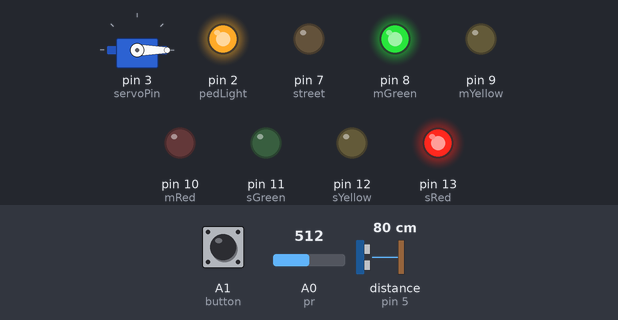
This sketch was run on a simulated Arduino Uno, built with avr-gcc and run on an emulated ATmega328P. Parts: servo, output pins drawn as LEDs (lit = HIGH). Wiring (inferred from the names in the program): ultrasonic range finder: trigger pin 6; echo pin 5. The inputs (shaded band) are chosen by the test bench; at power-on: distance to the obstacle (sensor on pin 5) 80 cm, A0 (pr) = 512, A1 (button) LOW. The echo pulse lasts 58.3 µs per cm; pins used as bus, display or sensor lines are not drawn.

Above: at 1.2 s.
1.3 s: distance to the obstacle (sensor on pin 5) set to 153 cm
At 3.41 s:
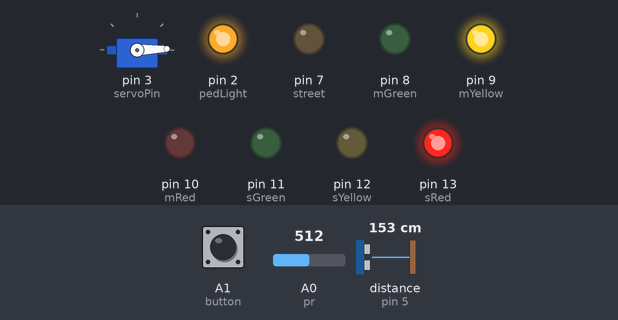
4.3 s: A0 (pr) set to 156
7.3 s: A0 (pr) set to 138
At 7.9 s:
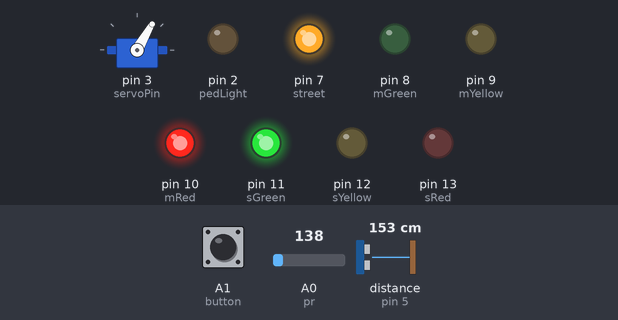
10.3 s: distance to the obstacle (sensor on pin 5) set to 148 cm
At 11.9 s:
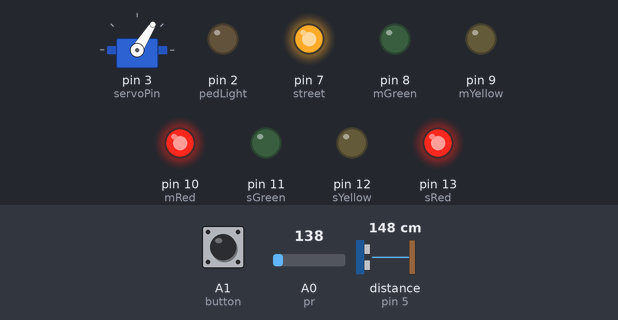
13.3 s: A0 (pr) set to 160
At 13.53 s:
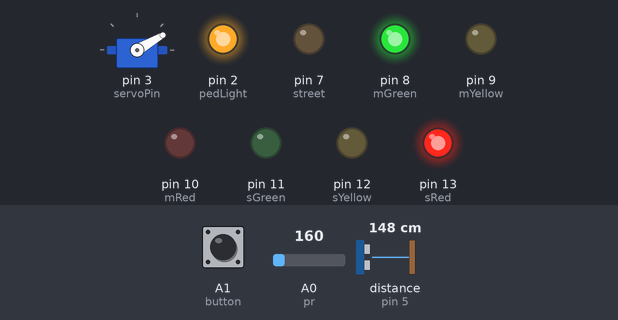
16.3 s: A0 (pr) set to 140
At 19.5 s:
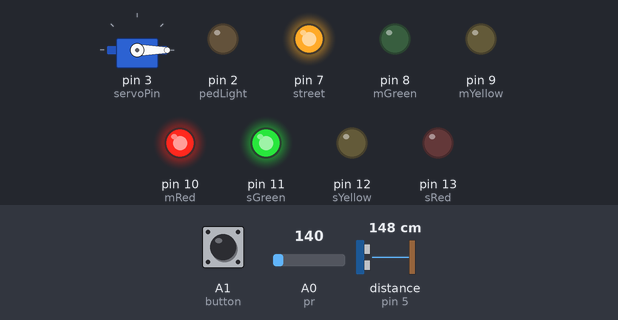
Timing chart, 0 to 25.6 s (numbered marks = the images above; inputs shaded):
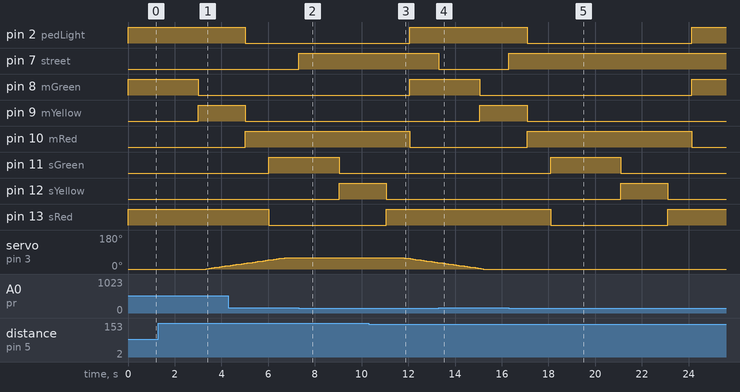

The sketch:

Traffic_Light.ino
```cpp
#include <IRremote.h>

#include <Servo.h>


/**
 * Name: Ray Wang, Robin Li
 * Date: May 17, 2022
 * Teacher: Mr. Wong (TEJ3MP)
 * Purpose: This program runs a T-intersection traffic light system
 *       while constantly checking for the light level for a streetlight
 *      independently of the traffic light system.
 */

/**
 * Variables to declare the pins of the side (left/right) traffic lights.
 */
int sRed = 13;
int sYellow = 12;
int sGreen = 11;

/**
 * Variables to declare the pins of the middle traffic lights.
 */
int mRed = 10;
int mYellow = 9;
int mGreen = 8;

/**
 * Variables to declare the pins of the photoresistor and streetlight.
 */
int pr = A0;
int street = 7;

/**
 * Variables to declare the time durations of each light.
 */
int yDelay = 2000; //Duration for a yellow light.
int gDelay = 3000; //Gap between when all lights are red and one turns green.
int rDelay = 1000; //Duration for a red light (and the complementary green light).

int redMillisParallel = rDelay;
int yellowMillisParallel = yDelay;
int greenMillisParallel = gDelay;

int redMillisAcross = rDelay;
int yellowMillisAcross = yDelay;
int greenMillisAcross = gDelay;

/**
 * Variable to store the previous time to allow tracking of time passed.
 */
unsigned long prevMillis = 0;

/**
 * Variable to store which phase "p" of the traffic light system is currently running
 * so that the program uses the correct delay and has the correct lights turned on.
 */
int p = 1;

//variables for ultrasonic sensor
int trigPin = 6;
int echoPin = 5;
unsigned long duration;
double distance;

//variable for IR sensor
int irSensor = 4;
int irSensorValue = -1;
bool isRemoteOn = false;
bool isIrRunning = false;
unsigned long prevMillisServoIR = 0;

//variables for servo
unsigned long prevMillisServo = 0;
int degreeCount = 0;
int servoPin=3;
int ps = 0;
Servo gate;

//variables for pedestrian light
int pedLight = 2;
int pedLightValue;
int cycleCount = 0;
int lightWhenPressed;

//variables for button
int button = A1;


/**
 * Method to initialize the LEDs and the LDR.
 */
void setup()
{
  Serial.begin(115200);
  pinMode(sRed, OUTPUT);
  pinMode(sYellow, OUTPUT);
  pinMode(sGreen, OUTPUT);

  pinMode(mRed, OUTPUT);
  pinMode(mYellow, OUTPUT);
  pinMode(mGreen, OUTPUT);

  pinMode(pr, INPUT);
  pinMode(street, OUTPUT);
  //Serial.begin(9600);

  writeStates(LOW, LOW, HIGH, LOW, HIGH, LOW, HIGH); //Sets initial light sequence

  //ultrasonic sensor setup
  pinMode(trigPin,OUTPUT);
  pinMode(echoPin,INPUT);

  pinMode(irSensor,INPUT);
  IrReceiver.begin(irSensor);

  pinMode(servoPin,OUTPUT);
  gate.attach(servoPin);
  gate.write(0);
  pinMode(pedLight,OUTPUT);

  pinMode(button,INPUT);

}

/**
 * Method to run the traffic/streetlights constantly.
 */
void loop()
{
  readPedLight();
  setTimings();
  trafficLight();
  streetLight();
  readIR();

  if(!isIrRunning){
    ultrasonicSensor();
  	distanceCheck();
    servo();
  }
  if(isIrRunning) updateIR();

  gate.write(degreeCount);
  delay(10);

}

void readPedLight(){
  if(pedLightValue == LOW){
    pedLightValue = digitalRead(button);
  }
}

void setTimings(){
  if(pedLightValue == HIGH){
    if(cycleCount == 0){
      cycleCount = 1;
      if(p == 1) lightWhenPressed = 3;
      else if(p == 2) lightWhenPressed = 2;
      else lightWhenPressed = 1;
    }

    if(lightWhenPressed == 1){
      if(cycleCount == 1){
		redMillisParallel = rDelay * 0.5;
        yellowMillisParallel = yDelay;
        greenMillisParallel = gDelay;

        redMillisAcross = rDelay;
        yellowMillisAcross = yDelay;
        greenMillisAcross = gDelay;
      }
      else if(cycleCount ==2){
        redMillisParallel = rDelay;
        yellowMillisParallel = yDelay*0.5;
        greenMillisParallel = gDelay*1.5;

        redMillisAcross = rDelay;
        yellowMillisAcross = yDelay;
        greenMillisAcross = gDelay;
      }
    }else if(lightWhenPressed == 2){
      if(cycleCount == 1){
		redMillisParallel = rDelay;
        yellowMillisParallel = yDelay * 0.5;
        greenMillisParallel = gDelay;

        redMillisAcross = rDelay;
        yellowMillisAcross = yDelay;
        greenMillisAcross = gDelay;
      }
      else if(cycleCount ==2){
        redMillisParallel = rDelay;
        yellowMillisParallel = yDelay;
        greenMillisParallel = gDelay*1.5;

        redMillisAcross = rDelay;
        yellowMillisAcross = yDelay;
        greenMillisAcross = gDelay;
      }
    }else if(lightWhenPressed == 3){
      if(cycleCount == 1){
		redMillisParallel = rDelay;
        yellowMillisParallel = yDelay;
        greenMillisParallel = gDelay;

        redMillisAcross = rDelay;
        yellowMillisAcross = yDelay;
        greenMillisAcross = gDelay;
      }
      else if(cycleCount ==2){
        redMillisParallel = rDelay * 0.5;
        yellowMillisParallel = yDelay * 0.5;
        greenMillisParallel = gDelay*1.5;

        redMillisAcross = rDelay;
        yellowMillisAcross = yDelay;
        greenMillisAcross = gDelay;
      }
    }else if(pedLightValue == LOW){
        redMillisParallel = rDelay;
        yellowMillisParallel = yDelay;
        greenMillisParallel = gDelay;

        redMillisAcross = rDelay;
        yellowMillisAcross = yDelay;
        greenMillisAcross = gDelay;
    }
  }

}
/**
 * Method to run the traffic lights by checking if its
 * on the correct part of the phase "p" and if the time required
 * for the phase has passed.
 */
void trafficLight() {
  if (p == 1 && wait(greenMillisParallel))
    writeStates(LOW, LOW, HIGH, HIGH, LOW, LOW, HIGH);
  if (p == 2 && wait(yellowMillisParallel))
    writeStates(LOW, LOW, HIGH, LOW, LOW, HIGH, LOW);
  if (p == 3 && wait(redMillisParallel))
    writeStates(LOW, HIGH, LOW, LOW, LOW, HIGH, LOW);
  if (p == 4 && wait(greenMillisAcross))
    writeStates(HIGH, LOW, LOW, LOW, LOW, HIGH, LOW);
  if (p == 5 && wait(yellowMillisAcross))
    writeStates(LOW, LOW, HIGH, LOW, LOW, HIGH, LOW);
  if (p == 6 && wait(redMillisAcross))
    writeStates(LOW, LOW, HIGH, LOW, HIGH, LOW, HIGH);
}

/**
 * Helper method to check if the time specified has passed, then
 * changes the light sequence to run the next phase and returns true.
 */
bool wait(int t) {
  unsigned long time = millis();
  if(time-prevMillis >= t) {
    prevMillis = time;

    if(p >= 6) {
      p = 1;
    } else {
      p++;
    }

    return true;
  } else return false;
}

/**
 * Helper Method to turn on/off the LEDs.
 */
void writeStates(int sY, int sG, int sR, int mY, int mG, int mR, int ped) {
  digitalWrite(sYellow, sY);
  digitalWrite(sGreen, sG);
  digitalWrite(sRed, sR);
  digitalWrite(mYellow, mY);
  digitalWrite(mGreen, mG);
  digitalWrite(mRed, mR);
  digitalWrite(pedLight,ped);
}

/**
 * Method to check the light level and turn on/off the streetlight.
 * If the light level is below a threshold, then the streetlight will
 * turn on; otherwise it will remain off.
 */
void streetLight() {
  //Serial.println(analogRead(pr));
  if(analogRead(pr) < 150) {
    digitalWrite(street, HIGH);
  } else {
    digitalWrite(street, LOW);
  }
}

void distanceCheck(){
  //Serial.println(distance);
  if(distance >= 150 && distance <= 200){
    if(ps == 0){
     ps = 1;
     prevMillisServo = millis();
    }
    else if(ps == 2 || ps == 3){
      ps = 2;
    }
  }
  //Serial.println(ps);
}

void ultrasonicSensor(){
	digitalWrite(trigPin, LOW);
  	digitalWrite(trigPin, HIGH);
  	digitalWrite(trigPin, LOW);

  	duration = pulseIn(echoPin, HIGH);
  	distance = duration * 0.034 / 2;
}
bool servoWait(int t){
  unsigned long servoTime = millis();
  //Serial.println(servoTime - prevMillisServo);
  //Serial.println(prevMillisServo);
  if(servoTime-prevMillisServo >= t) {
    if(ps == 1){
     ps++;
    }else if(ps == 2 && gate.read()==60){
     ps++;
     isIrRunning = false;
     irSensorValue = -1;
    }else if (ps == 3){
      ps++;
    }else if (ps == 4 && gate.read() == 0){
      ps = 0;
      isIrRunning = false;
      irSensorValue = -1;
    }
    prevMillisServo = servoTime;
    return true;
  } else return false;
}

void servo(){
  if(ps == 1 && servoWait(1900)){}
  else if(ps == 2 && servoWait(100)){
    degreeCount+=2;
    if(degreeCount >= 60){
      degreeCount = 60;
    }
  }
  else if(ps == 3 && servoWait(1400)){}
  else if(ps == 4 && servoWait(100)){
    degreeCount-=2;
    if(degreeCount <= 0){
      degreeCount = 0;
    }
  }
}

void readIR(){
  if(IrReceiver.decode()){
    if(isRemoteOn &&  (IrReceiver.decodedIRData.command == 10 ||IrReceiver.decodedIRData.command == 8)){
      irSensorValue = IrReceiver.decodedIRData.command;
      ps=0;
      prevMillisServo = millis();
      isIrRunning = true;
    }
    else if(IrReceiver.decodedIRData.command == 0){
      isRemoteOn = !isRemoteOn;
      if(!isRemoteOn){
       irSensorValue = -1;
       isIrRunning = false;
      }
    }
    IrReceiver.resume();
  }

}

void updateIR(){
  if(irSensorValue == 10){
    degreeCount += 2;
    if (degreeCount >= 60){
      degreeCount = 60;
      isIrRunning = false;
    }
  }
  else if(irSensorValue == 8){
   	degreeCount -= 2;
    if (degreeCount <= 0) {
      degreeCount = 0;
      isIrRunning = false;
    }
  }
}
```

Measured:
- the behaviour switches between 150 and 149 on A0 (pr) (found by bisection; images 1 and 2)
- the behaviour switches between 152 and 151 cm on distance to the obstacle (sensor on pin 5) (found by bisection; images 2 and 3)
- after the input at 1.3 s, servo on pin 3 (servoPin): moves from 0° to 18° over 0.93 s, starting after 2.1 s
- after the input at 7.3 s, pin 7 (street): LOW → HIGH at once
- after the input at 10.3 s, servo on pin 3 (servoPin): moves from 60° to 34° over 1.4 s, starting after 1.5 s
- after the input at 13.3 s, pin 7 (street): HIGH → LOW at once
- after the input at 16.3 s, pin 7 (street): LOW → HIGH at once
